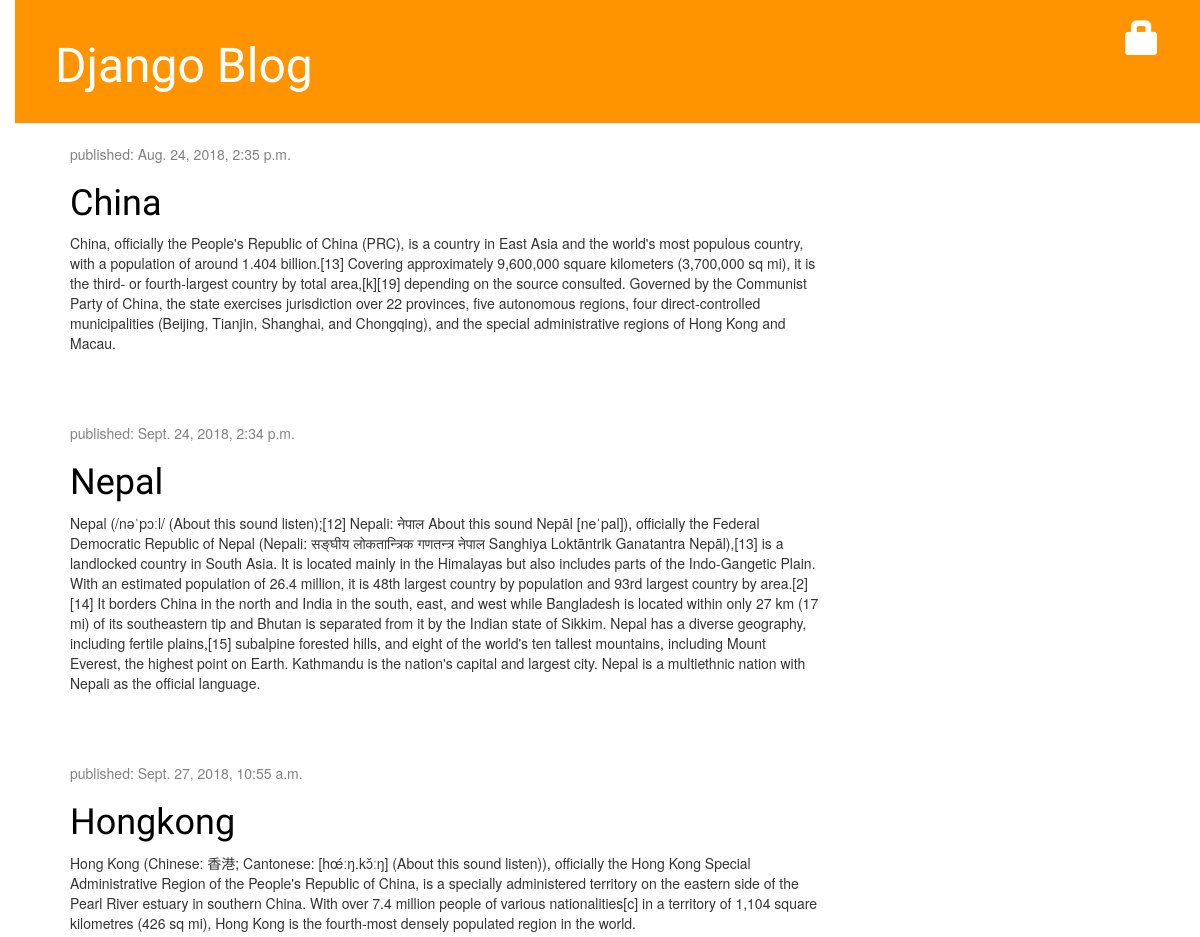
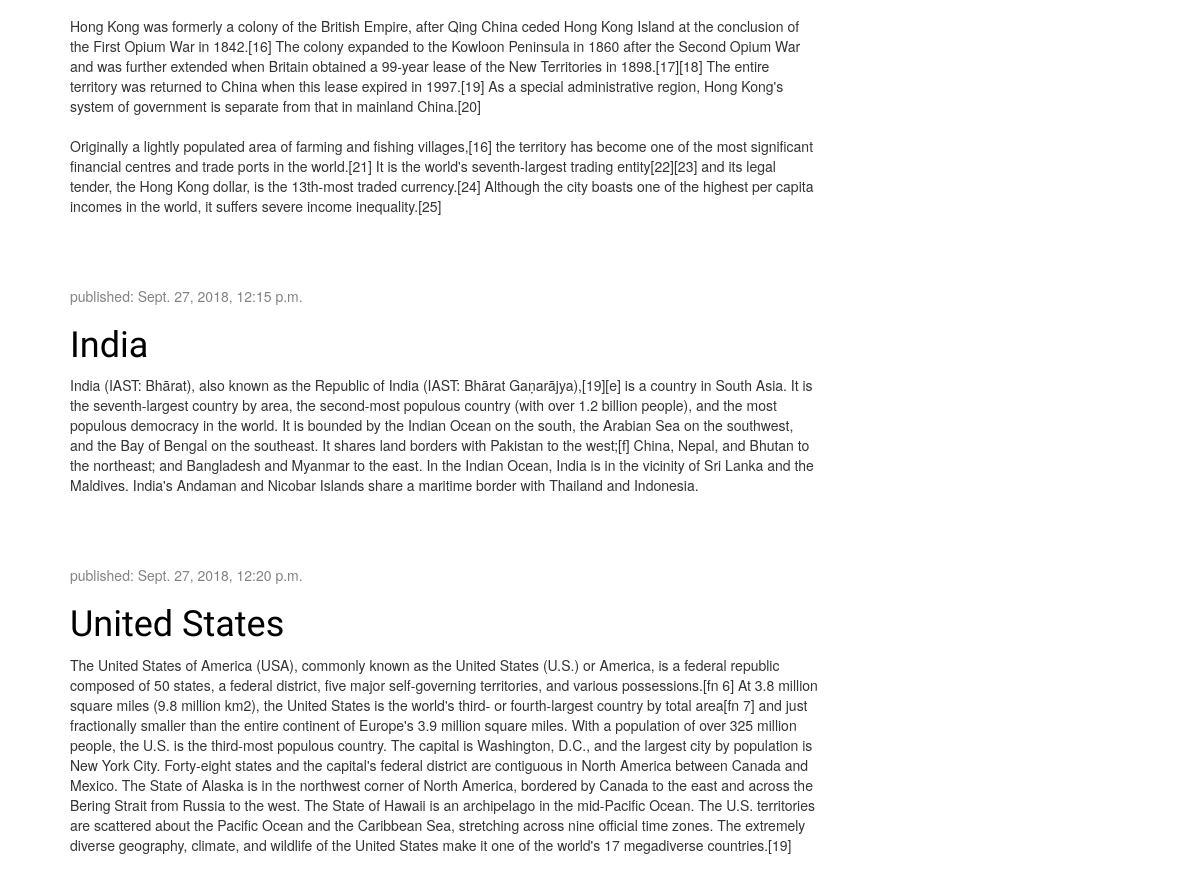
The page / on the database its author committed (2 pictures, top to bottom).
### blog/models.py (models this page shows, shortened)
class Post(models.Model):
    author = models.ForeignKey('auth.User', on_delete=models.CASCADE)
    title = models.CharField(max_length=200)
    text = models.TextField()
    created_date = models.DateTimeField(default=timezone.now)
    published_date = models.DateTimeField(blank=True, null=True)

### blog/views.py (the view)
# urls.py: path('', views.post_list, name='post_list'),
def post_list(request):
    posts = Post.objects.filter(published_date__lte=timezone.now()).order_by('published_date')
    return render(request, 'blog/post_list.html', {'posts': posts})

### blog/templates/blog/post_list.html
{% extends 'blog/base.html' %}
{% block content %}
    {% for post in posts %}
        <div class="post">
            <div class="date">
                <p>published: {{ post.published_date }}</p>
            </div>
            <h1><a href="{% url 'post_detail' pk=post.pk %}">{{ post.title }}</a> </h1>
            <p>{{ post.text|linebreaksbr }}</p>
        </div>
    {% endfor %}
{% endblock %}

### blog/static/css/blog.css (style rules this page uses)
h1 a { color: #FCA205; font-family: 'Lobster'; }
body { padding-left: 15px; }
h1, h2, h3, h4 { font-family: 'Lobster', cursive; }
.date { color: #828282; }
.post { margin-bottom: 70px; }
.post h1 a, .post h1 a:visited { color: #000000; }

### rows shown on the page
Post: published_date "Aug. 24, 2018, 2:35 p.m.", title "China", text "China, officially the People's Republic of China (PRC), is a country in East Asia and the world's most populous country, with a population of around 1.404 billion.[13] Covering approximately 9,600,000 square kilometers (3,700,000 sq mi), it is the third- or fourth-largest country by total area,[k][19] depending on the source consulted. Governed by the Communist Party of China, the state exercises jurisdiction over 22 provinces, five autonomous regions, four direct-controlled municipalities (Beijing, Tianjin, Shanghai, and Chongqing), and the special administrative regions of Hong Kong and Macau."
Post: published_date "Sept. 24, 2018, 2:34 p.m.", title "Nepal", text "Nepal (/nəˈpɔːl/ (About this sound listen);[12] Nepali: नेपाल About this sound Nepāl [neˈpal]), officially the Federal Democratic Republic of Nepal (Nepali: सङ्घीय लोकतान्त्रिक गणतन्त्र नेपाल Sanghiya Loktāntrik Ganatantra Nepāl),[13] is a landlocked country in South Asia. It is located mainly in the Himalayas but also includes parts of the Indo-Gangetic Plain. With an estimated population of 26.4 million, it is 48th largest country by population and 93rd largest country by area.[2][14] It borders China in the north and India in the south, east, and west while Bangladesh is located within only 27 km (17 mi) of its southeastern tip and Bhutan is separated from it by the Indian state of…"
Post: published_date "Sept. 27, 2018, 10:55 a.m.", title "Hongkong", text "Hong Kong (Chinese: 香港; Cantonese: [hœ́ːŋ.kɔ̌ːŋ] (About this sound listen)), officially the Hong Kong Special Administrative Region of the People's Republic of China, is a specially administered territory on the eastern side of the Pearl River estuary in southern China. With over 7.4 million people of various nationalities[c] in a territory of 1,104 square kilometres (426 sq mi), Hong Kong is the fourth-most densely populated region in the world. Hong Kong was formerly a colony of the British Empire, after Qing China ceded Hong Kong Island at the conclusion of the First Opium War in 1842.[16] The colony expanded to the Kowloon Peninsula in 1860 after the Second Opium War and was further…"
Post: published_date "Sept. 27, 2018, 12:15 p.m.", title "India", text "India (IAST: Bhārat), also known as the Republic of India (IAST: Bhārat Gaṇarājya),[19][e] is a country in South Asia. It is the seventh-largest country by area, the second-most populous country (with over 1.2 billion people), and the most populous democracy in the world. It is bounded by the Indian Ocean on the south, the Arabian Sea on the southwest, and the Bay of Bengal on the southeast. It shares land borders with Pakistan to the west;[f] China, Nepal, and Bhutan to the northeast; and Bangladesh and Myanmar to the east. In the Indian Ocean, India is in the vicinity of Sri Lanka and the Maldives. India's Andaman and Nicobar Islands share a maritime border with Thailand and Indonesia."
Post: published_date "Sept. 27, 2018, 12:20 p.m.", title "United States", text "The United States of America (USA), commonly known as the United States (U.S.) or America, is a federal republic composed of 50 states, a federal district, five major self-governing territories, and various possessions.[fn 6] At 3.8 million square miles (9.8 million km2), the United States is the world's third- or fourth-largest country by total area[fn 7] and just fractionally smaller than the entire continent of Europe's 3.9 million square miles. With a population of over 325 million people, the U.S. is the third-most populous country. The capital is Washington, D.C., and the largest city by population is New York City. Forty-eight states and the capital's federal district are contiguous…"
